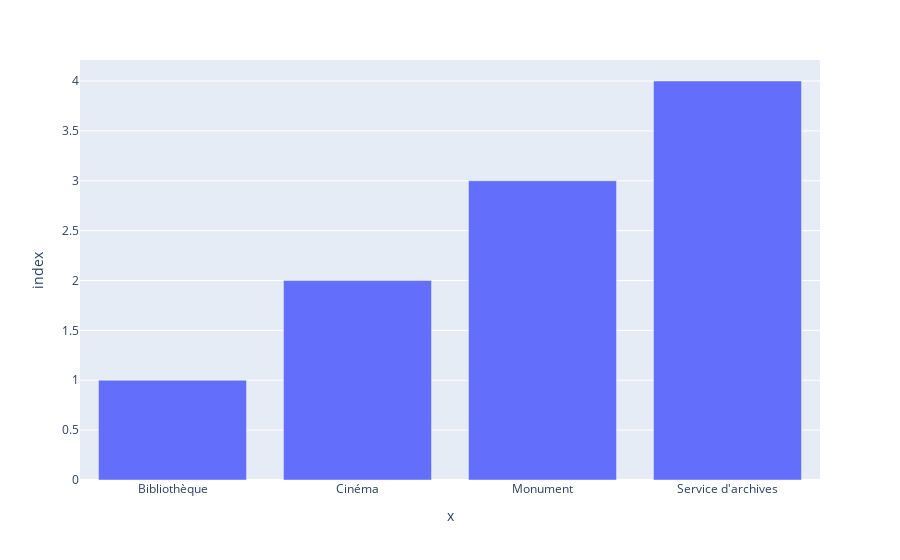

Source (notebook cell):
### Code cell
px.bar(series,x=series.values,y=series.index)

### Figure 1 — Plotly figure (JSON) as saved in the notebook; plotly's stock layout.template omitted (floating-point values rounded to 4 significant figures)
{"data": [{"alignmentgroup": "True", "hovertemplate": "x=%{x}<br>index=%{y}<extra></extra>", "legendgroup": "", "marker": {"color": "#636efa", "pattern": {"shape": ""}}, "name": "", "offsetgroup": "", "orientation": "v", "showlegend": false, "textposition": "auto", "type": "bar", "x": ["Bibliothèque", "Cinéma", "Monument", "Service d'archives"], "xaxis": "x", "y": [1, 2, 3, 4], "yaxis": "y"}], "layout": {"barmode": "relative", "legend": {"tracegroupgap": 0}, "margin": {"t": 60}, "xaxis": {"anchor": "y", "domain": [0, 1], "title": {"text": "x"}}, "yaxis": {"anchor": "x", "domain": [0, 1], "title": {"text": "index"}}}}
